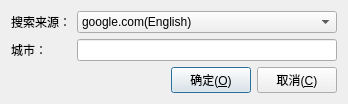
<?xml version="1.0" encoding="UTF-8"?>
<ui version="4.0">
 <class>WeatherConfigureDialog</class>
 <widget class="QDialog" name="WeatherConfigureDialog">
  <property name="geometry">
   <rect>
    <x>0</x>
    <y>0</y>
    <width>348</width>
    <height>104</height>
   </rect>
  </property>
  <property name="windowTitle">
   <string>配置天气预报</string>
  </property>
  <layout class="QVBoxLayout" name="verticalLayout">
   <item>
    <layout class="QFormLayout" name="formLayout">
     <item row="0" column="0">
      <widget class="QLabel" name="label">
       <property name="text">
        <string>搜索来源：</string>
       </property>
      </widget>
     </item>
     <item row="0" column="1">
      <widget class="QComboBox" name="sltSource">
       <item>
        <property name="text">
         <string notr="true">google.com(English)</string>
        </property>
        <property name="icon">
         <iconset resource="../../../dolphin.qrc">
          <normaloff>:/images/google.png</normaloff>:/images/google.png</iconset>
        </property>
       </item>
       <item>
        <property name="text">
         <string notr="true">liqwei.com(中文)</string>
        </property>
        <property name="icon">
         <iconset resource="../../../dolphin.qrc">
          <normaloff>:/images/liqwei.png</normaloff>:/images/liqwei.png</iconset>
        </property>
       </item>
      </widget>
     </item>
     <item row="1" column="0">
      <widget class="QLabel" name="label_2">
       <property name="text">
        <string>城市：</string>
       </property>
      </widget>
     </item>
     <item row="1" column="1">
      <widget class="QLineEdit" name="txtCity"/>
     </item>
    </layout>
   </item>
   <item>
    <spacer name="verticalSpacer">
     <property name="orientation">
      <enum>Qt::Vertical</enum>
     </property>
     <property name="sizeHint" stdset="0">
      <size>
       <width>20</width>
       <height>1</height>
      </size>
     </property>
    </spacer>
   </item>
   <item>
    <layout class="QHBoxLayout" name="horizontalLayout">
     <item>
      <spacer name="horizontalSpacer">
       <property name="orientation">
        <enum>Qt::Horizontal</enum>
       </property>
       <property name="sizeHint" stdset="0">
        <size>
         <width>88</width>
         <height>20</height>
        </size>
       </property>
      </spacer>
     </item>
     <item>
      <widget class="QPushButton" name="btnOkay">
       <property name="text">
        <string>确定(&amp;O)</string>
       </property>
       <property name="icon">
        <iconset resource="../../../dolphin.qrc">
         <normaloff>:/images/ok-apply.png</normaloff>:/images/ok-apply.png</iconset>
       </property>
      </widget>
     </item>
     <item>
      <widget class="QPushButton" name="btnCancel">
       <property name="text">
        <string>取消(&amp;C)</string>
       </property>
       <property name="icon">
        <iconset resource="../../../dolphin.qrc">
         <normaloff>:/images/cancel.png</normaloff>:/images/cancel.png</iconset>
       </property>
      </widget>
     </item>
    </layout>
   </item>
  </layout>
 </widget>
 <resources>
  <include location="../../../dolphin.qrc"/>
 </resources>
 <connections>
  <connection>
   <sender>btnOkay</sender>
   <signal>clicked()</signal>
   <receiver>WeatherConfigureDialog</receiver>
   <slot>accept()</slot>
   <hints>
    <hint type="sourcelabel">
     <x>219</x>
     <y>81</y>
    </hint>
    <hint type="destinationlabel">
     <x>173</x>
     <y>51</y>
    </hint>
   </hints>
  </connection>
  <connection>
   <sender>btnCancel</sender>
   <signal>clicked()</signal>
   <receiver>WeatherConfigureDialog</receiver>
   <slot>reject()</slot>
   <hints>
    <hint type="sourcelabel">
     <x>300</x>
     <y>81</y>
    </hint>
    <hint type="destinationlabel">
     <x>173</x>
     <y>51</y>
    </hint>
   </hints>
  </connection>
 </connections>
</ui>
